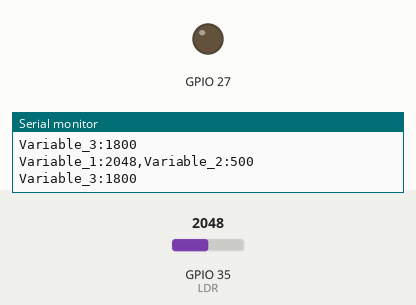
This sketch was run on a simulated ESP32. Shown: output pins drawn as LEDs (lit = HIGH), the last lines printed to the serial monitor. The inputs (shaded band) are chosen by the test bench; at power-on: GPIO 35 (LDR) = 2048.

Above: at 1.2 s.
1.3 s: GPIO 35 (LDR) set to 523
2.8 s: GPIO 35 (LDR) set to 455
At 4.0 s:
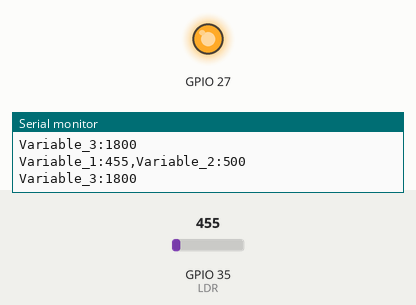
4.3 s: GPIO 35 (LDR) set to 1740
5.8 s: GPIO 35 (LDR) set to 1870
At 6.5 s:
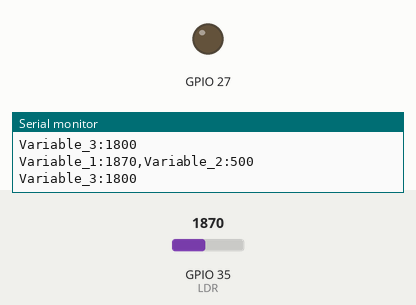
7.3 s: GPIO 35 (LDR) set to 491
At 7.8 s:
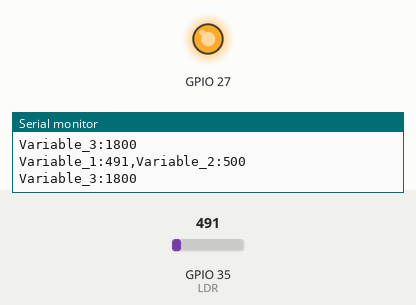
Timing chart, 0 to 9.9 s (numbered marks = the images above; inputs shaded):
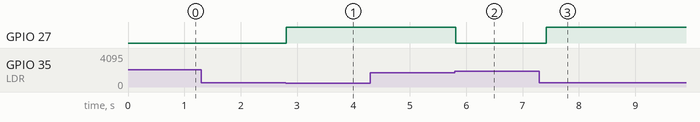

Measured:
- the behaviour switches between 500 and 499 on GPIO 35 (LDR) (found by bisection; images 0 and 1)
- the behaviour switches between 1800 and 1801 on GPIO 35 (LDR) (found by bisection; images 1 and 2)
- after the input at 2.8 s, GPIO 27: LOW → HIGH at once
- after the input at 5.8 s, GPIO 27: HIGH → LOW at once
- after the input at 7.3 s, GPIO 27: LOW → HIGH after 0.12 s

The sketch:

Lab04_LDRTreshole.ino
```cpp
#define LDR  35
int LDR_Value=0;
int static_variable = 500;

void setup() {
  Serial.begin(9600);
  pinMode(27,OUTPUT) ;
}

void loop() {
  LDR_Value = analogRead(LDR);

  Serial.print("Variable_1:");
  Serial.print(LDR_Value);
  Serial.print(",");
  int Treshold1 = 500 ;
  int Treshold2 = 1800 ;
  Serial.print("Variable_2:");
  Serial.println(Treshold1);
  Serial.print("Variable_3:");
  Serial.println(Treshold2);
  // if(LDR_Value <Treshold ){
  //   digitalWrite(27,HIGH);
  // }else{
  //   digitalWrite(27,LOW) ;
  // }
  if(LDR_Value > Treshold2){
    digitalWrite(27,LOW);
  }
  if(LDR_Value < Treshold1){
    digitalWrite(27, HIGH) ;
  }
  delay(200);
}
```
